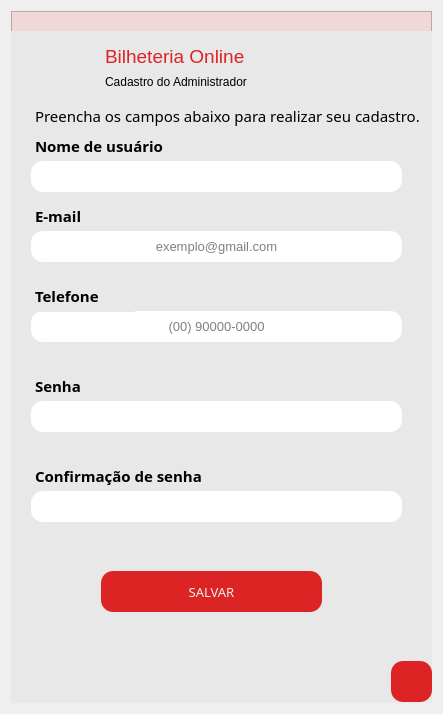
<?xml version="1.0" encoding="UTF-8"?>
<ui version="4.0">
 <class>CadastroAdm</class>
 <widget class="QWidget" name="CadastroAdm">
  <property name="geometry">
   <rect>
    <x>0</x>
    <y>0</y>
    <width>443</width>
    <height>714</height>
   </rect>
  </property>
  <property name="windowTitle">
   <string>Cadastro ADM</string>
  </property>
  <layout class="QHBoxLayout" name="horizontalLayout">
   <item>
    <widget class="QFrame" name="frame">
     <property name="frameShape">
      <enum>QFrame::StyledPanel</enum>
     </property>
     <property name="frameShadow">
      <enum>QFrame::Raised</enum>
     </property>
     <widget class="QFrame" name="frame_2">
      <property name="geometry">
       <rect>
        <x>0</x>
        <y>20</y>
        <width>425</width>
        <height>674</height>
       </rect>
      </property>
      <property name="styleSheet">
       <string notr="true">background-color: rgb(232, 232, 232);</string>
      </property>
      <property name="frameShape">
       <enum>QFrame::NoFrame</enum>
      </property>
      <property name="frameShadow">
       <enum>QFrame::Raised</enum>
      </property>
      <widget class="QPushButton" name="bt_salvarloginAdm">
       <property name="enabled">
        <bool>true</bool>
       </property>
       <property name="geometry">
        <rect>
         <x>90</x>
         <y>540</y>
         <width>221</width>
         <height>41</height>
        </rect>
       </property>
       <property name="font">
        <font>
         <family>Arial Rounded MT Bold</family>
         <pointsize>10</pointsize>
         <weight>50</weight>
         <bold>false</bold>
        </font>
       </property>
       <property name="styleSheet">
        <string notr="true">QPushButton{
	background-color: rgba(221, 33, 33, 0.99);
	border-radius: 12px;
	color: rgb(238, 238, 238);
}

QPushButton:hover{
	background-color: rgb(255, 206, 137);
	border-radius: 12px;
	color: rgb(100, 76, 47);
}
</string>
       </property>
       <property name="text">
        <string>SALVAR</string>
       </property>
      </widget>
      <widget class="QLabel" name="tck">
       <property name="geometry">
        <rect>
         <x>20</x>
         <y>10</y>
         <width>51</width>
         <height>31</height>
        </rect>
       </property>
       <property name="styleSheet">
        <string notr="true"/>
       </property>
       <property name="text">
        <string/>
       </property>
       <property name="pixmap">
        <pixmap>../imgs/tickets.png</pixmap>
       </property>
       <property name="scaledContents">
        <bool>true</bool>
       </property>
      </widget>
      <widget class="QTextEdit" name="texto_infoAdm">
       <property name="geometry">
        <rect>
         <x>20</x>
         <y>70</y>
         <width>411</width>
         <height>31</height>
        </rect>
       </property>
       <property name="font">
        <font>
         <family>Arial Rounded MT Bold</family>
        </font>
       </property>
       <property name="styleSheet">
        <string notr="true">border: none;</string>
       </property>
       <property name="html">
        <string>&lt;!DOCTYPE HTML PUBLIC &quot;-//W3C//DTD HTML 4.0//EN&quot; &quot;http://www.w3.org/TR/REC-html40/strict.dtd&quot;&gt;
&lt;html&gt;&lt;head&gt;&lt;meta name=&quot;qrichtext&quot; content=&quot;1&quot; /&gt;&lt;style type=&quot;text/css&quot;&gt;
p, li { white-space: pre-wrap; }
&lt;/style&gt;&lt;/head&gt;&lt;body style=&quot; font-family:'Arial Rounded MT Bold'; font-size:8.25pt; font-weight:400; font-style:normal;&quot;&gt;
&lt;p style=&quot; margin-top:0px; margin-bottom:0px; margin-left:0px; margin-right:0px; -qt-block-indent:0; text-indent:0px;&quot;&gt;&lt;span style=&quot; font-family:'MS Shell Dlg 2'; font-size:11pt;&quot;&gt;Preencha os campos abaixo para realizar seu cadastro.&lt;/span&gt;&lt;/p&gt;&lt;/body&gt;&lt;/html&gt;</string>
       </property>
      </widget>
      <widget class="QLineEdit" name="usuarioAdm">
       <property name="geometry">
        <rect>
         <x>20</x>
         <y>130</y>
         <width>371</width>
         <height>31</height>
        </rect>
       </property>
       <property name="font">
        <font>
         <pointsize>10</pointsize>
        </font>
       </property>
       <property name="styleSheet">
        <string notr="true">background-color: rgb(255, 255, 255);
border-radius: 12px;
border: none;</string>
       </property>
       <property name="alignment">
        <set>Qt::AlignCenter</set>
       </property>
      </widget>
      <widget class="QTextEdit" name="texto_usuarioAdm">
       <property name="geometry">
        <rect>
         <x>20</x>
         <y>100</y>
         <width>151</width>
         <height>31</height>
        </rect>
       </property>
       <property name="font">
        <font>
         <family>Arial Rounded MT Bold</family>
         <strikeout>false</strikeout>
        </font>
       </property>
       <property name="styleSheet">
        <string notr="true">border: none;</string>
       </property>
       <property name="html">
        <string>&lt;!DOCTYPE HTML PUBLIC &quot;-//W3C//DTD HTML 4.0//EN&quot; &quot;http://www.w3.org/TR/REC-html40/strict.dtd&quot;&gt;
&lt;html&gt;&lt;head&gt;&lt;meta name=&quot;qrichtext&quot; content=&quot;1&quot; /&gt;&lt;style type=&quot;text/css&quot;&gt;
p, li { white-space: pre-wrap; }
&lt;/style&gt;&lt;/head&gt;&lt;body style=&quot; font-family:'Arial Rounded MT Bold'; font-size:8.25pt; font-weight:400; font-style:normal;&quot;&gt;
&lt;p style=&quot; margin-top:0px; margin-bottom:0px; margin-left:0px; margin-right:0px; -qt-block-indent:0; text-indent:0px;&quot;&gt;&lt;span style=&quot; font-family:'MS Shell Dlg 2'; font-size:11pt; font-weight:600;&quot;&gt;Nome de usuário&lt;/span&gt;&lt;/p&gt;&lt;/body&gt;&lt;/html&gt;</string>
       </property>
      </widget>
      <widget class="QTextEdit" name="texto_senhaAdm">
       <property name="geometry">
        <rect>
         <x>20</x>
         <y>340</y>
         <width>104</width>
         <height>31</height>
        </rect>
       </property>
       <property name="font">
        <font>
         <family>Arial Rounded MT Bold</family>
        </font>
       </property>
       <property name="styleSheet">
        <string notr="true">border: none;</string>
       </property>
       <property name="html">
        <string>&lt;!DOCTYPE HTML PUBLIC &quot;-//W3C//DTD HTML 4.0//EN&quot; &quot;http://www.w3.org/TR/REC-html40/strict.dtd&quot;&gt;
&lt;html&gt;&lt;head&gt;&lt;meta name=&quot;qrichtext&quot; content=&quot;1&quot; /&gt;&lt;style type=&quot;text/css&quot;&gt;
p, li { white-space: pre-wrap; }
&lt;/style&gt;&lt;/head&gt;&lt;body style=&quot; font-family:'Arial Rounded MT Bold'; font-size:8.25pt; font-weight:400; font-style:normal;&quot;&gt;
&lt;p style=&quot; margin-top:0px; margin-bottom:0px; margin-left:0px; margin-right:0px; -qt-block-indent:0; text-indent:0px;&quot;&gt;&lt;span style=&quot; font-family:'MS Shell Dlg 2'; font-size:11pt; font-weight:600;&quot;&gt;Senha&lt;/span&gt;&lt;/p&gt;&lt;/body&gt;&lt;/html&gt;</string>
       </property>
      </widget>
      <widget class="QTextEdit" name="texto_topo">
       <property name="geometry">
        <rect>
         <x>90</x>
         <y>10</y>
         <width>151</width>
         <height>41</height>
        </rect>
       </property>
       <property name="styleSheet">
        <string notr="true">border: none;
color: rgba(221, 33, 33, 0.99);</string>
       </property>
       <property name="html">
        <string>&lt;!DOCTYPE HTML PUBLIC &quot;-//W3C//DTD HTML 4.0//EN&quot; &quot;http://www.w3.org/TR/REC-html40/strict.dtd&quot;&gt;
&lt;html&gt;&lt;head&gt;&lt;meta name=&quot;qrichtext&quot; content=&quot;1&quot; /&gt;&lt;style type=&quot;text/css&quot;&gt;
p, li { white-space: pre-wrap; }
&lt;/style&gt;&lt;/head&gt;&lt;body style=&quot; font-family:'MS Shell Dlg 2'; font-size:8.25pt; font-weight:400; font-style:normal;&quot;&gt;
&lt;p style=&quot; margin-top:0px; margin-bottom:0px; margin-left:0px; margin-right:0px; -qt-block-indent:0; text-indent:0px;&quot;&gt;&lt;span style=&quot; font-size:14pt;&quot;&gt;Bilheteria Online&lt;/span&gt;&lt;/p&gt;&lt;/body&gt;&lt;/html&gt;</string>
       </property>
      </widget>
      <widget class="QLineEdit" name="emailAdm">
       <property name="geometry">
        <rect>
         <x>20</x>
         <y>200</y>
         <width>371</width>
         <height>31</height>
        </rect>
       </property>
       <property name="font">
        <font>
         <pointsize>10</pointsize>
        </font>
       </property>
       <property name="styleSheet">
        <string notr="true">background-color: rgb(255, 255, 255);
border-radius: 12px;
border: none;</string>
       </property>
       <property name="alignment">
        <set>Qt::AlignCenter</set>
       </property>
       <property name="placeholderText">
        <string>exemplo@gmail.com</string>
       </property>
      </widget>
      <widget class="QLineEdit" name="telefoneAdm">
       <property name="geometry">
        <rect>
         <x>20</x>
         <y>280</y>
         <width>371</width>
         <height>31</height>
        </rect>
       </property>
       <property name="font">
        <font>
         <pointsize>10</pointsize>
        </font>
       </property>
       <property name="styleSheet">
        <string notr="true">background-color: rgb(255, 255, 255);
border-radius: 12px;
border: none;</string>
       </property>
       <property name="alignment">
        <set>Qt::AlignCenter</set>
       </property>
       <property name="placeholderText">
        <string>(00) 90000-0000</string>
       </property>
      </widget>
      <widget class="QLineEdit" name="senhaAdm">
       <property name="geometry">
        <rect>
         <x>20</x>
         <y>370</y>
         <width>371</width>
         <height>31</height>
        </rect>
       </property>
       <property name="font">
        <font>
         <pointsize>10</pointsize>
         <strikeout>false</strikeout>
        </font>
       </property>
       <property name="styleSheet">
        <string notr="true">background-color: rgb(255, 255, 255);
border-radius: 12px;
border: none;</string>
       </property>
       <property name="text">
        <string/>
       </property>
       <property name="echoMode">
        <enum>QLineEdit::Password</enum>
       </property>
       <property name="alignment">
        <set>Qt::AlignCenter</set>
       </property>
      </widget>
      <widget class="QTextEdit" name="texto_emailAdm">
       <property name="geometry">
        <rect>
         <x>20</x>
         <y>170</y>
         <width>151</width>
         <height>31</height>
        </rect>
       </property>
       <property name="font">
        <font>
         <family>Arial Rounded MT Bold</family>
        </font>
       </property>
       <property name="styleSheet">
        <string notr="true">border: none;</string>
       </property>
       <property name="html">
        <string>&lt;!DOCTYPE HTML PUBLIC &quot;-//W3C//DTD HTML 4.0//EN&quot; &quot;http://www.w3.org/TR/REC-html40/strict.dtd&quot;&gt;
&lt;html&gt;&lt;head&gt;&lt;meta name=&quot;qrichtext&quot; content=&quot;1&quot; /&gt;&lt;style type=&quot;text/css&quot;&gt;
p, li { white-space: pre-wrap; }
&lt;/style&gt;&lt;/head&gt;&lt;body style=&quot; font-family:'Arial Rounded MT Bold'; font-size:8.25pt; font-weight:400; font-style:normal;&quot;&gt;
&lt;p style=&quot; margin-top:0px; margin-bottom:0px; margin-left:0px; margin-right:0px; -qt-block-indent:0; text-indent:0px;&quot;&gt;&lt;span style=&quot; font-family:'MS Shell Dlg 2'; font-size:11pt; font-weight:600;&quot;&gt;E-mail&lt;/span&gt;&lt;/p&gt;&lt;/body&gt;&lt;/html&gt;</string>
       </property>
      </widget>
      <widget class="QTextEdit" name="texto_confirmaSenhaAdm">
       <property name="geometry">
        <rect>
         <x>20</x>
         <y>430</y>
         <width>201</width>
         <height>31</height>
        </rect>
       </property>
       <property name="font">
        <font>
         <family>Arial Rounded MT Bold</family>
        </font>
       </property>
       <property name="styleSheet">
        <string notr="true">border: none;</string>
       </property>
       <property name="html">
        <string>&lt;!DOCTYPE HTML PUBLIC &quot;-//W3C//DTD HTML 4.0//EN&quot; &quot;http://www.w3.org/TR/REC-html40/strict.dtd&quot;&gt;
&lt;html&gt;&lt;head&gt;&lt;meta name=&quot;qrichtext&quot; content=&quot;1&quot; /&gt;&lt;style type=&quot;text/css&quot;&gt;
p, li { white-space: pre-wrap; }
&lt;/style&gt;&lt;/head&gt;&lt;body style=&quot; font-family:'Arial Rounded MT Bold'; font-size:8.25pt; font-weight:400; font-style:normal;&quot;&gt;
&lt;p style=&quot; margin-top:0px; margin-bottom:0px; margin-left:0px; margin-right:0px; -qt-block-indent:0; text-indent:0px;&quot;&gt;&lt;span style=&quot; font-family:'MS Shell Dlg 2'; font-size:11pt; font-weight:600;&quot;&gt;Confirmação de senha&lt;/span&gt;&lt;/p&gt;&lt;/body&gt;&lt;/html&gt;</string>
       </property>
      </widget>
      <widget class="QTextEdit" name="texto_telefoneAdm">
       <property name="geometry">
        <rect>
         <x>20</x>
         <y>250</y>
         <width>104</width>
         <height>31</height>
        </rect>
       </property>
       <property name="font">
        <font>
         <family>Arial Rounded MT Bold</family>
        </font>
       </property>
       <property name="styleSheet">
        <string notr="true">border: none;</string>
       </property>
       <property name="html">
        <string>&lt;!DOCTYPE HTML PUBLIC &quot;-//W3C//DTD HTML 4.0//EN&quot; &quot;http://www.w3.org/TR/REC-html40/strict.dtd&quot;&gt;
&lt;html&gt;&lt;head&gt;&lt;meta name=&quot;qrichtext&quot; content=&quot;1&quot; /&gt;&lt;style type=&quot;text/css&quot;&gt;
p, li { white-space: pre-wrap; }
&lt;/style&gt;&lt;/head&gt;&lt;body style=&quot; font-family:'Arial Rounded MT Bold'; font-size:8.25pt; font-weight:400; font-style:normal;&quot;&gt;
&lt;p style=&quot; margin-top:0px; margin-bottom:0px; margin-left:0px; margin-right:0px; -qt-block-indent:0; text-indent:0px;&quot;&gt;&lt;span style=&quot; font-family:'MS Shell Dlg 2'; font-size:11pt; font-weight:600;&quot;&gt;Telefone&lt;/span&gt;&lt;/p&gt;&lt;/body&gt;&lt;/html&gt;</string>
       </property>
      </widget>
      <widget class="QLineEdit" name="confirmasenhaAdm">
       <property name="geometry">
        <rect>
         <x>20</x>
         <y>460</y>
         <width>371</width>
         <height>31</height>
        </rect>
       </property>
       <property name="font">
        <font>
         <pointsize>10</pointsize>
        </font>
       </property>
       <property name="styleSheet">
        <string notr="true">background-color: rgb(255, 255, 255);
border-radius: 12px;
border: none;</string>
       </property>
       <property name="echoMode">
        <enum>QLineEdit::Password</enum>
       </property>
       <property name="alignment">
        <set>Qt::AlignCenter</set>
       </property>
      </widget>
      <widget class="QPushButton" name="bt_voltarcadastroAdm">
       <property name="enabled">
        <bool>true</bool>
       </property>
       <property name="geometry">
        <rect>
         <x>380</x>
         <y>630</y>
         <width>41</width>
         <height>41</height>
        </rect>
       </property>
       <property name="font">
        <font>
         <pointsize>10</pointsize>
         <weight>75</weight>
         <bold>true</bold>
        </font>
       </property>
       <property name="styleSheet">
        <string notr="true">QPushButton{
	background-color: rgba(221, 33, 33, 0.99);
	border-radius: 12px;
	color: rgb(238, 238, 238);
}

QPushButton:hover{
	background-color: rgb(255, 206, 137);
	border-radius: 12px;
	color: rgb(100, 76, 47);
}
</string>
       </property>
       <property name="text">
        <string/>
       </property>
       <property name="icon">
        <iconset>
         <normaloff>../imgs/voltar.png</normaloff>../imgs/voltar.png</iconset>
       </property>
       <property name="iconSize">
        <size>
         <width>25</width>
         <height>25</height>
        </size>
       </property>
      </widget>
      <widget class="QTextEdit" name="textEdit">
       <property name="geometry">
        <rect>
         <x>90</x>
         <y>40</y>
         <width>171</width>
         <height>31</height>
        </rect>
       </property>
       <property name="font">
        <font>
         <family>Arial</family>
        </font>
       </property>
       <property name="styleSheet">
        <string notr="true">border: none;
font-family: Arial;

</string>
       </property>
       <property name="html">
        <string>&lt;!DOCTYPE HTML PUBLIC &quot;-//W3C//DTD HTML 4.0//EN&quot; &quot;http://www.w3.org/TR/REC-html40/strict.dtd&quot;&gt;
&lt;html&gt;&lt;head&gt;&lt;meta name=&quot;qrichtext&quot; content=&quot;1&quot; /&gt;&lt;style type=&quot;text/css&quot;&gt;
p, li { white-space: pre-wrap; }
&lt;/style&gt;&lt;/head&gt;&lt;body style=&quot; font-family:'Arial'; font-size:8.25pt; font-weight:400; font-style:normal;&quot;&gt;
&lt;p style=&quot; margin-top:0px; margin-bottom:0px; margin-left:0px; margin-right:0px; -qt-block-indent:0; text-indent:0px;&quot;&gt;&lt;span style=&quot; font-family:'MS Shell Dlg 2'; font-size:9pt;&quot;&gt;Cadastro do Administrador&lt;/span&gt;&lt;/p&gt;&lt;/body&gt;&lt;/html&gt;</string>
       </property>
      </widget>
      <zorder>texto_infoAdm</zorder>
      <zorder>texto_emailAdm</zorder>
      <zorder>texto_senhaAdm</zorder>
      <zorder>texto_usuarioAdm</zorder>
      <zorder>tck</zorder>
      <zorder>bt_salvarloginAdm</zorder>
      <zorder>usuarioAdm</zorder>
      <zorder>texto_topo</zorder>
      <zorder>emailAdm</zorder>
      <zorder>telefoneAdm</zorder>
      <zorder>senhaAdm</zorder>
      <zorder>texto_confirmaSenhaAdm</zorder>
      <zorder>texto_telefoneAdm</zorder>
      <zorder>confirmasenhaAdm</zorder>
      <zorder>bt_voltarcadastroAdm</zorder>
      <zorder>textEdit</zorder>
     </widget>
     <widget class="QLineEdit" name="erro">
      <property name="geometry">
       <rect>
        <x>-8</x>
        <y>0</y>
        <width>441</width>
        <height>20</height>
       </rect>
      </property>
      <property name="font">
       <font>
        <family>Arial Unicode MS</family>
        <pointsize>9</pointsize>
        <weight>75</weight>
        <italic>true</italic>
        <bold>true</bold>
       </font>
      </property>
      <property name="styleSheet">
       <string notr="true">border: none;
background-color:rgba(255,0,0,0.1)</string>
      </property>
      <property name="alignment">
       <set>Qt::AlignCenter</set>
      </property>
     </widget>
    </widget>
   </item>
  </layout>
 </widget>
 <resources/>
 <connections/>
</ui>
